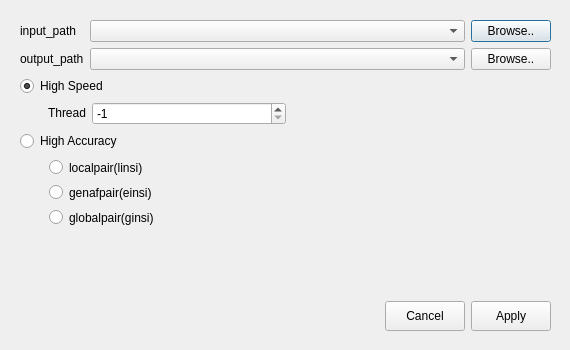
<?xml version="1.0" encoding="UTF-8"?>
<ui version="4.0">
 <class>MafftDialog</class>
 <widget class="QDialog" name="MafftDialog">
  <property name="geometry">
   <rect>
    <x>0</x>
    <y>0</y>
    <width>570</width>
    <height>350</height>
   </rect>
  </property>
  <property name="sizePolicy">
   <sizepolicy hsizetype="Fixed" vsizetype="Fixed">
    <horstretch>0</horstretch>
    <verstretch>0</verstretch>
   </sizepolicy>
  </property>
  <property name="minimumSize">
   <size>
    <width>0</width>
    <height>0</height>
   </size>
  </property>
  <property name="windowTitle">
   <string>Mafft Dialog</string>
  </property>
  <widget class="QWidget" name="mafftwidget">
   <property name="geometry">
    <rect>
     <x>20</x>
     <y>20</y>
     <width>531</width>
     <height>311</height>
    </rect>
   </property>
   <layout class="QVBoxLayout" name="verticalLayout">
    <item>
     <layout class="QHBoxLayout" name="Directory_Layout">
      <property name="sizeConstraint">
       <enum>QLayout::SetNoConstraint</enum>
      </property>
      <item>
       <layout class="QVBoxLayout" name="DirLabel_Layout">
        <item>
         <widget class="QLabel" name="FileDir_label">
          <property name="text">
           <string>input_path</string>
          </property>
         </widget>
        </item>
        <item>
         <widget class="QLabel" name="ResultDir_label">
          <property name="text">
           <string>output_path</string>
          </property>
         </widget>
        </item>
       </layout>
      </item>
      <item>
       <layout class="QVBoxLayout" name="DirCombox_Layout">
        <property name="sizeConstraint">
         <enum>QLayout::SetNoConstraint</enum>
        </property>
        <item>
         <layout class="QHBoxLayout" name="horizontalLayout">
          <item>
           <widget class="QComboBox" name="FileDirCombox">
            <property name="sizePolicy">
             <sizepolicy hsizetype="Expanding" vsizetype="Preferred">
              <horstretch>0</horstretch>
              <verstretch>0</verstretch>
             </sizepolicy>
            </property>
           </widget>
          </item>
          <item>
           <widget class="QPushButton" name="FileDirBtn">
            <property name="sizePolicy">
             <sizepolicy hsizetype="Minimum" vsizetype="Preferred">
              <horstretch>0</horstretch>
              <verstretch>0</verstretch>
             </sizepolicy>
            </property>
            <property name="text">
             <string>Browse..</string>
            </property>
           </widget>
          </item>
         </layout>
        </item>
        <item>
         <layout class="QHBoxLayout" name="horizontalLayout_2">
          <item>
           <widget class="QComboBox" name="ResultDirCombox">
            <property name="sizePolicy">
             <sizepolicy hsizetype="Expanding" vsizetype="Preferred">
              <horstretch>0</horstretch>
              <verstretch>0</verstretch>
             </sizepolicy>
            </property>
           </widget>
          </item>
          <item>
           <widget class="QPushButton" name="ResultDirBtn">
            <property name="sizePolicy">
             <sizepolicy hsizetype="Minimum" vsizetype="Preferred">
              <horstretch>0</horstretch>
              <verstretch>0</verstretch>
             </sizepolicy>
            </property>
            <property name="text">
             <string>Browse..</string>
            </property>
           </widget>
          </item>
         </layout>
        </item>
       </layout>
      </item>
     </layout>
    </item>
    <item>
     <layout class="QHBoxLayout" name="horizontalLayout_3">
      <item>
       <layout class="QVBoxLayout" name="SpeedAccuracy_Layout">
        <item>
         <widget class="QRadioButton" name="SpeedRadioBtn">
          <property name="sizePolicy">
           <sizepolicy hsizetype="Minimum" vsizetype="Preferred">
            <horstretch>0</horstretch>
            <verstretch>0</verstretch>
           </sizepolicy>
          </property>
          <property name="text">
           <string>High Speed</string>
          </property>
          <property name="checkable">
           <bool>true</bool>
          </property>
          <property name="checked">
           <bool>true</bool>
          </property>
         </widget>
        </item>
        <item>
         <layout class="QHBoxLayout" name="Thread_Layout">
          <item>
           <spacer name="horizontalSpacer_2">
            <property name="orientation">
             <enum>Qt::Horizontal</enum>
            </property>
            <property name="sizeType">
             <enum>QSizePolicy::Fixed</enum>
            </property>
            <property name="sizeHint" stdset="0">
             <size>
              <width>28</width>
              <height>20</height>
             </size>
            </property>
           </spacer>
          </item>
          <item>
           <widget class="QLabel" name="Thread_label">
            <property name="sizePolicy">
             <sizepolicy hsizetype="Preferred" vsizetype="Fixed">
              <horstretch>0</horstretch>
              <verstretch>0</verstretch>
             </sizepolicy>
            </property>
            <property name="text">
             <string>Thread</string>
            </property>
           </widget>
          </item>
          <item>
           <widget class="QSpinBox" name="ThreadspinBox">
            <property name="sizePolicy">
             <sizepolicy hsizetype="Expanding" vsizetype="Preferred">
              <horstretch>0</horstretch>
              <verstretch>0</verstretch>
             </sizepolicy>
            </property>
            <property name="minimum">
             <number>-1</number>
            </property>
            <property name="singleStep">
             <number>1</number>
            </property>
            <property name="value">
             <number>-1</number>
            </property>
           </widget>
          </item>
         </layout>
        </item>
        <item>
         <widget class="QRadioButton" name="AccuracyRadioBtn">
          <property name="sizePolicy">
           <sizepolicy hsizetype="Minimum" vsizetype="Preferred">
            <horstretch>0</horstretch>
            <verstretch>0</verstretch>
           </sizepolicy>
          </property>
          <property name="text">
           <string>High Accuracy</string>
          </property>
         </widget>
        </item>
        <item>
         <layout class="QHBoxLayout" name="Accuracy_Layout">
          <item>
           <spacer name="horizontalSpacer">
            <property name="orientation">
             <enum>Qt::Horizontal</enum>
            </property>
            <property name="sizeType">
             <enum>QSizePolicy::Fixed</enum>
            </property>
            <property name="sizeHint" stdset="0">
             <size>
              <width>28</width>
              <height>20</height>
             </size>
            </property>
           </spacer>
          </item>
          <item>
           <widget class="QWidget" name="Accuracy_widget" native="true">
            <property name="sizePolicy">
             <sizepolicy hsizetype="Expanding" vsizetype="Expanding">
              <horstretch>0</horstretch>
              <verstretch>0</verstretch>
             </sizepolicy>
            </property>
            <widget class="QRadioButton" name="LocalRadioBtn">
             <property name="geometry">
              <rect>
               <x>1</x>
               <y>1</y>
               <width>189</width>
               <height>19</height>
              </rect>
             </property>
             <property name="text">
              <string>localpair(linsi)</string>
             </property>
             <property name="checkable">
              <bool>false</bool>
             </property>
             <property name="checked">
              <bool>false</bool>
             </property>
            </widget>
            <widget class="QRadioButton" name="GenafRadioBtn">
             <property name="geometry">
              <rect>
               <x>1</x>
               <y>26</y>
               <width>189</width>
               <height>19</height>
              </rect>
             </property>
             <property name="text">
              <string>genafpair(einsi)</string>
             </property>
             <property name="checkable">
              <bool>false</bool>
             </property>
            </widget>
            <widget class="QRadioButton" name="GlobalRadioBtn">
             <property name="geometry">
              <rect>
               <x>1</x>
               <y>51</y>
               <width>189</width>
               <height>19</height>
              </rect>
             </property>
             <property name="text">
              <string>globalpair(ginsi)</string>
             </property>
             <property name="checkable">
              <bool>false</bool>
             </property>
            </widget>
           </widget>
          </item>
         </layout>
        </item>
       </layout>
      </item>
      <item>
       <spacer name="horizontalSpacer_3">
        <property name="orientation">
         <enum>Qt::Horizontal</enum>
        </property>
        <property name="sizeHint" stdset="0">
         <size>
          <width>40</width>
          <height>20</height>
         </size>
        </property>
       </spacer>
      </item>
     </layout>
    </item>
    <item>
     <spacer name="verticalSpacer">
      <property name="orientation">
       <enum>Qt::Vertical</enum>
      </property>
      <property name="sizeType">
       <enum>QSizePolicy::Fixed</enum>
      </property>
      <property name="sizeHint" stdset="0">
       <size>
        <width>20</width>
        <height>20</height>
       </size>
      </property>
     </spacer>
    </item>
    <item>
     <layout class="QHBoxLayout" name="Btn_Layout">
      <item>
       <spacer name="horizontalSpacer_4">
        <property name="orientation">
         <enum>Qt::Horizontal</enum>
        </property>
        <property name="sizeHint" stdset="0">
         <size>
          <width>40</width>
          <height>30</height>
         </size>
        </property>
       </spacer>
      </item>
      <item>
       <widget class="QPushButton" name="CanselBtn">
        <property name="sizePolicy">
         <sizepolicy hsizetype="Minimum" vsizetype="Preferred">
          <horstretch>0</horstretch>
          <verstretch>0</verstretch>
         </sizepolicy>
        </property>
        <property name="text">
         <string>Cancel</string>
        </property>
       </widget>
      </item>
      <item>
       <widget class="QPushButton" name="MafftBtn">
        <property name="sizePolicy">
         <sizepolicy hsizetype="Minimum" vsizetype="Preferred">
          <horstretch>0</horstretch>
          <verstretch>0</verstretch>
         </sizepolicy>
        </property>
        <property name="text">
         <string>Apply</string>
        </property>
       </widget>
      </item>
     </layout>
    </item>
   </layout>
  </widget>
 </widget>
 <resources/>
 <connections/>
</ui>
